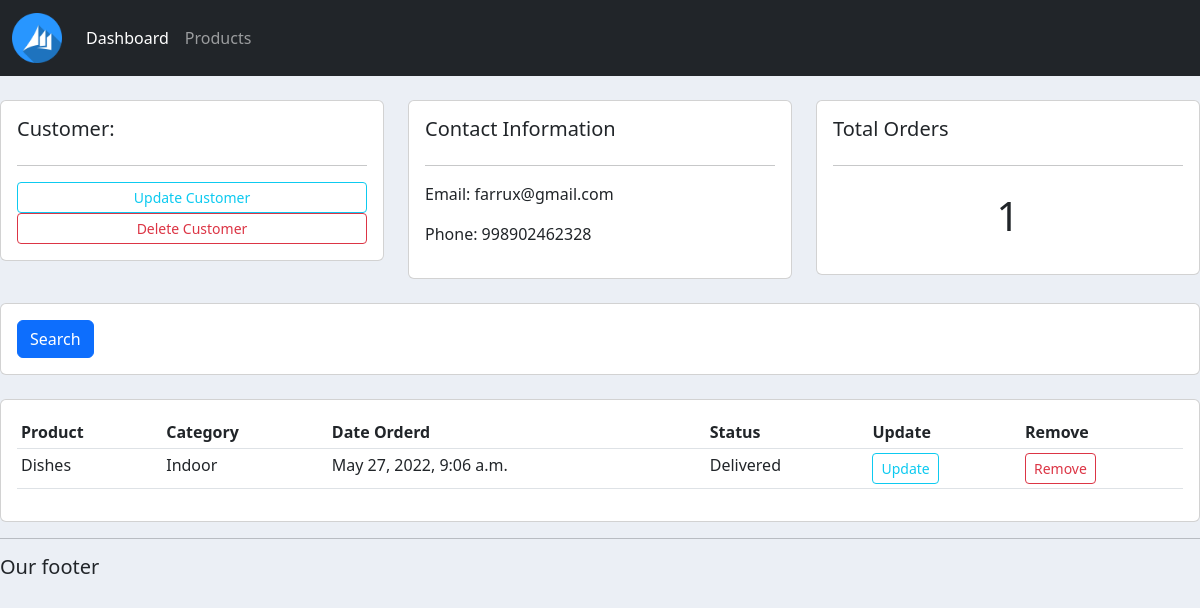
The app's page /customer/1/ with its own data.
### blog/models.py (models this page shows, shortened)
class Customer(models.Model):
    name = models.CharField(max_length=200, null=True)
    phone = models.CharField(max_length=200, null=True)
    email = models.CharField(max_length=200, null=True)
    date_created = models.DateTimeField(auto_now_add=True, null=True)

class Order(models.Model):
    STATUS = (
        ('Pending', 'Pending'),
        ('Out for delivery', 'Out for delivery'),
        ('Delivered', 'Delivered'),
    )
    customer = models.ForeignKey(
        Customer, null=True, on_delete=models.SET_NULL)
    product = models.ForeignKey(Product, null=True, on_delete=models.SET_NULL)
    date_created = models.DateTimeField(auto_now_add=True, null=True)
    status = models.CharField(max_length=200, null=True, choices=STATUS)

class Product(models.Model):
    CATEGORY = (
        ('Indoor', 'Indoor'),
        ('Out Door', 'Out Door'),
    )
    name = models.CharField(max_length=200, null=True)
    price = models.FloatField(null=True)
    category = models.CharField(max_length=200, null=True, choices=CATEGORY)
    description = models.CharField(max_length=200, null=True, blank=True)
    date_created = models.DateTimeField(auto_now_add=True, null=True)
    tags = models.ManyToManyField(Tag)
    def __str__(self):
        return self.name

### blog/views.py (the view)
# urls.py: path('customer/<str:pk_test>/', views.customer, name='customer'),
def customer(request, pk_test):
    customer = Customer.objects.get(id=pk_test)
    orders = customer.order_set.all()
    order_count = orders.count()
    context = {'customer': customer,
               'orders': orders, 'order_count': order_count}
    return render(request, 'accounts/customer.html', context)

### blog/templates/accounts/customer.html
{% extends 'accounts/main.html' %}
{% block content %}
<br>
<div class="row">
    <div class="col-md">
        <div class="card card-body">
            <h5>Customer:</h5>
            <hr>
            <a class="btn btn-outline-info  btn-sm btn-block" href="">Update Customer</a>
            <a class="btn btn-outline-danger  btn-sm btn-block" href="">Delete Customer</a>
        </div>
    </div>
    <div class="col-md">
        <div class="card card-body">
            <h5>Contact Information</h5>
            <hr>
            <p>Email: {{customer.email}}</p>
            <p>Phone: {{ customer.phone }} </p>
        </div>
    </div>
    <div class="col-md">
        <div class="card card-body">
            <h5>Total Orders</h5>
            <hr>
            <h1 style="text-align: center;padding: 10px">{{order_count}}</h1>
        </div>
    </div>
</div>
<br>
<div class="row">
    <div class="col">
        <div class="card card-body">
            <form method="get">
                <button class="btn btn-primary" type="submit">Search</button>
            </form>
        </div>
    </div>
</div>
<br>
<div class="row">
    <div class="col-md">
        <div class="card card-body">
            <table class="table table-sm">
                <tr>
                    <th>Product</th>
                    <th>Category</th>
                    <th>Date Orderd</th>
                    <th>Status</th>
                    <th>Update</th>
                    <th>Remove</th>
                </tr>
                {% for order in orders %}
                <tr>
                    <td>{{ order.product }}</td>
                    <td>{{ order.product.category }}</td>
                    <td>{{ order.date_created }}</td>
                    <td>{{ order.status }}</td>
                    <td><a class="btn btn-outline-info btn-sm" href="">Update</a></td>
                    <td><a class="btn btn-outline-danger btn-sm" href="">Remove</a></td>
                </tr>
                {% endfor %}
            </table>
        </div>
    </div>
</div>
{% endblock %}

### static/css/main.css (style rules this page uses)
body { background-color: #ebeff5; }

### records on screen
Customer: email "farrux@gmail.com", phone "998902462328"
Order: product "Dishes", product.category "Indoor", date_created "May 27, 2022, 9:06 a.m.", status "Delivered"

### other values on screen
{{ order_count }} "1"
